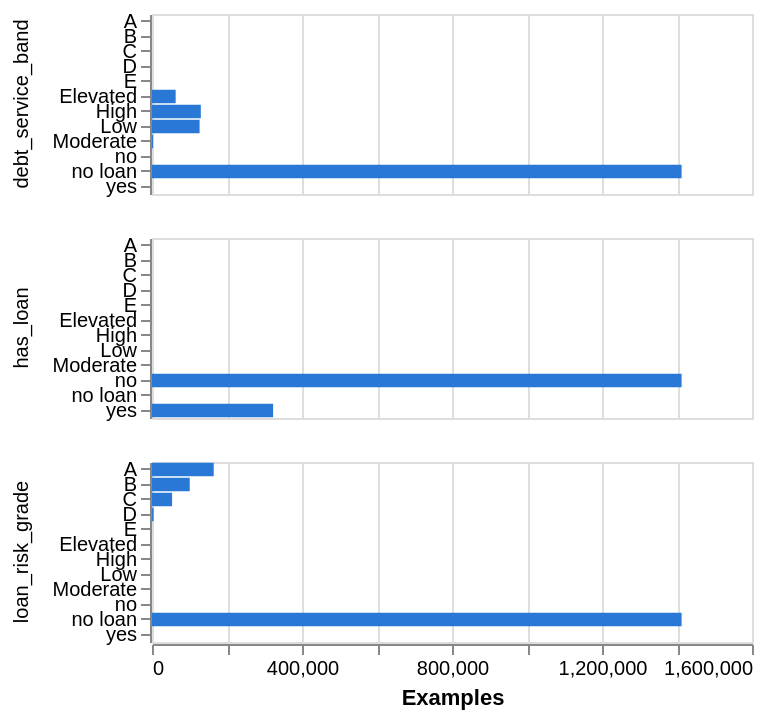

Write notebook code for a chart like this one.
### Markdown cell above
### B.3 Explore Feature of Interest `has_loan`, `loan_risk_grade`, `debt_service_band`

### Code cell
# A loan counts at a cut-off only if it started on or before that month-end (no future loans).
panel["balance_date"] = pd.to_datetime(panel["balance_date"])
first_loan = (loans.sort_values("loan_start_date").groupby("account_id")
              .first()[["loan_start_date", "loan_risk_grade", "debt_service_band"]].reset_index())
panel = panel.merge(first_loan, on="account_id", how="left")
active = panel["loan_start_date"].notna() & (panel["loan_start_date"] <= panel["balance_date"])
panel["has_loan"] = np.where(active, "yes", "no")
panel.loc[~active, ["loan_risk_grade", "debt_service_band"]] = "no loan"
print("Examples with a loan active at the cut-off:", int(active.sum()), f"({active.mean():.1%})")

loan_fields = ["has_loan", "loan_risk_grade", "debt_service_band"]
counts = pd.concat([panel[c].value_counts().rename_axis("level").reset_index(name="examples").assign(field=c)
                    for c in loan_fields])
alt.Chart(counts).mark_bar(color="#2a78d6").encode(
    x=alt.X("examples:Q", title="Examples"), y=alt.Y("level:N", title=None),
    row=alt.Row("field:N", title=None)).properties(width=300, height=90)

### Figure 1 — Vega-Lite specification as saved in the notebook (floating-point values rounded to 4 significant figures)
{"config": {"view": {"continuousWidth": 300, "continuousHeight": 300}}, "data": {"name": "data-647b8bb6c18937c3fcfb5e0fe1251df1"}, "mark": {"type": "bar", "color": "#2a78d6"}, "encoding": {"row": {"field": "field", "title": null, "type": "nominal"}, "x": {"field": "examples", "title": "Examples", "type": "quantitative"}, "y": {"field": "level", "title": null, "type": "nominal"}}, "height": 90, "width": 300, "$schema": "https://vega.github.io/schema/vega-lite/v5.20.1.json", "datasets": {"data-647b8bb6c18937c3fcfb5e0fe1251df1": [{"level": "no", "examples": 1412289, "field": "has_loan"}, {"level": "yes", "examples": 323001, "field": "has_loan"}, {"level": "no loan", "examples": 1412289, "field": "loan_risk_grade"}, {"level": "A", "examples": 164515, "field": "loan_risk_grade"}, {"level": "B", "examples": 100627, "field": "loan_risk_grade"}, {"level": "C", "examples": 53573, "field": "loan_risk_grade"}, {"level": "D", "examples": 4241, "field": "loan_risk_grade"}, {"level": "E", "examples": 45, "field": "loan_risk_grade"}, {"level": "no loan", "examples": 1412289, "field": "debt_service_band"}, {"level": "High", "examples": 130199, "field": "debt_service_band"}, {"level": "Low", "examples": 126931, "field": "debt_service_band"}, {"level": "Elevated", "examples": 63108, "field": "debt_service_band"}, {"level": "Moderate", "examples": 2763, "field": "debt_service_band"}]}}
